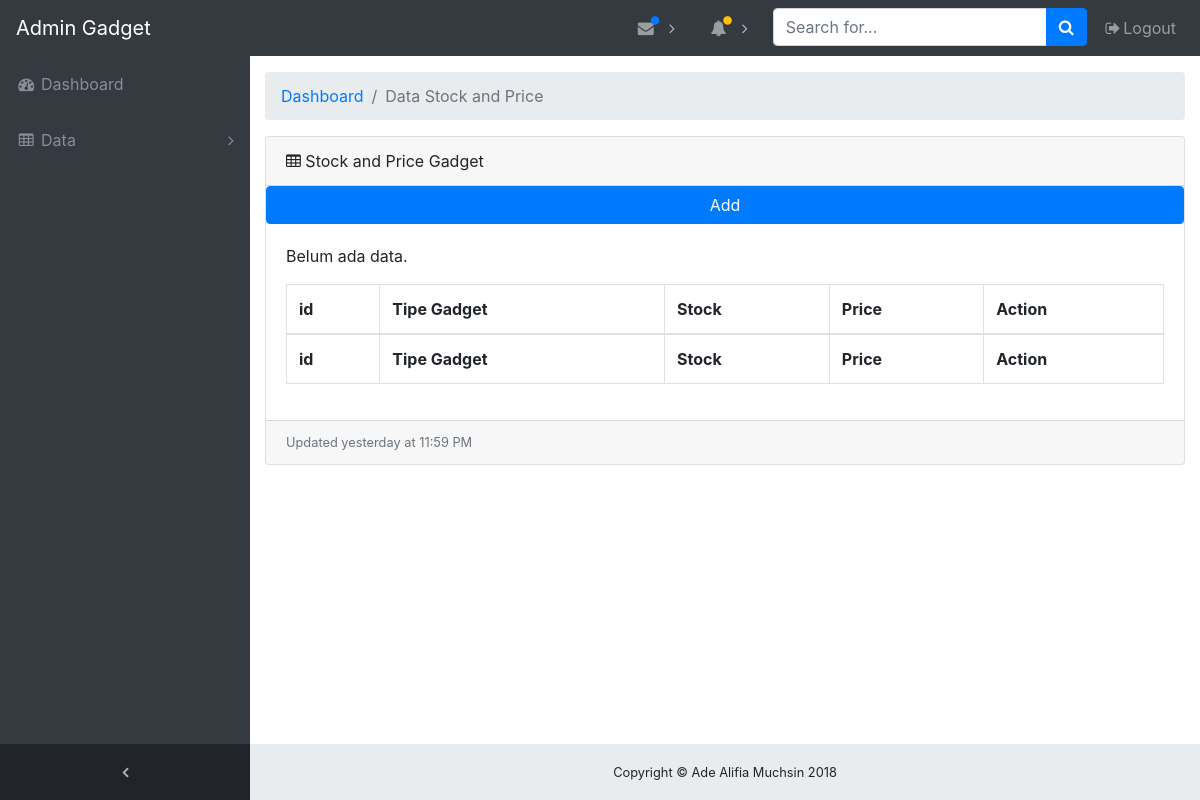
/index.php/admin/stockprice, run on an earlier commit of the app's database.
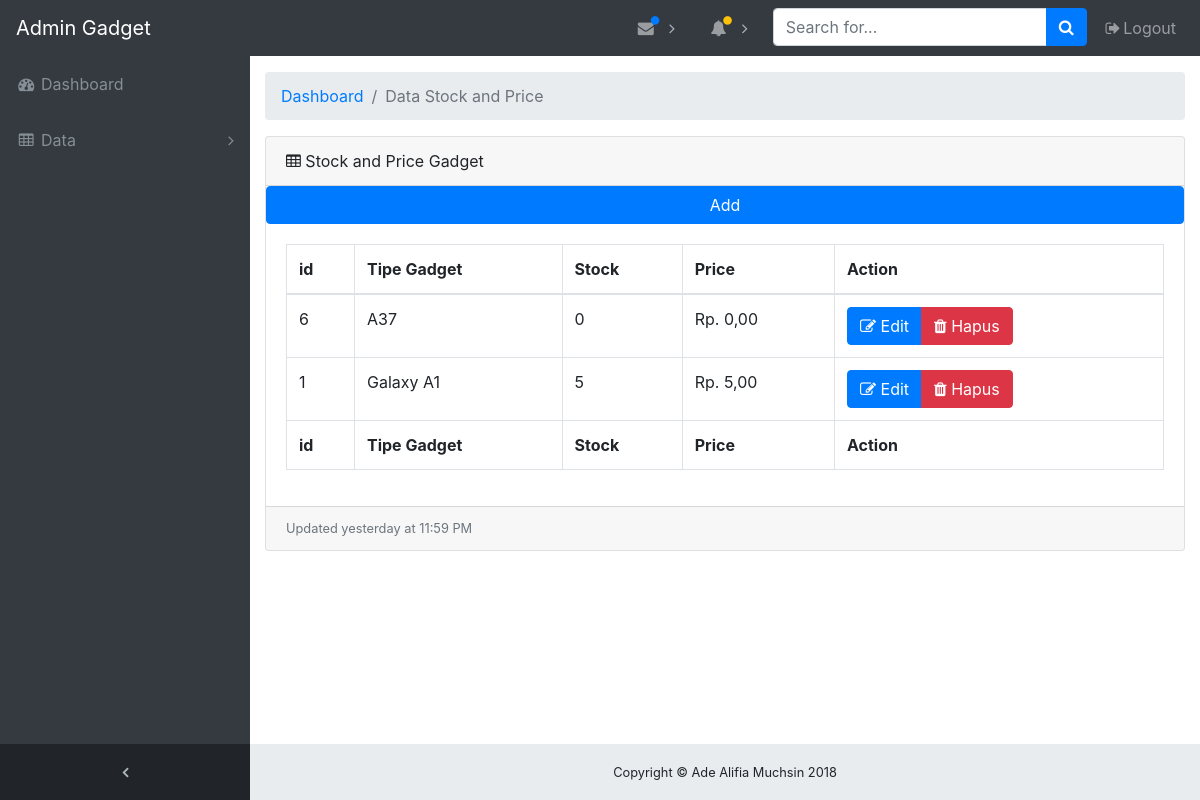
And on a later commit of the database.
### tables this page shows
CREATE TABLE `stockprice` (
  `id_sh` int(11) NOT NULL,
  `fk_tipe` int(11) NOT NULL,
  `stock` int(11) NOT NULL,
  `price` bigint(30) NOT NULL
);

CREATE TABLE `gadget_table` (
  `post_id` int(11) NOT NULL,
  `post_date` datetime DEFAULT '0000-00-00 00:00:00',
  `fk_brand_id` int(11) NOT NULL,
  `post_name` varchar(120) NOT NULL,
  `post_slug` varchar(120) NOT NULL,
  `post_keccpu` varchar(120) NOT NULL,
  `post_ram` int(11) NOT NULL,
  `post_battery` varchar(120) NOT NULL,
  `post_frontcam` varchar(120) NOT NULL,
  `post_backcam` varchar(120) NOT NULL,
  `post_int` int(11) NOT NULL,
  `post_thumbnail` varchar(120) NOT NULL,
  `post_status` tinyint(4) NOT NULL DEFAULT '1',
  `date_created` datetime NOT NULL DEFAULT CURRENT_TIMESTAMP,
  `stock` int(11) NOT NULL,
  `price` bigint(30) NOT NULL
);

### application/controllers/Admin.php (called while the page is built, shortened)
<?php
class Admin extends CI_Controller {
	function __construct()
	{
		$this->load->helper('MY');
		$this->load->model('gadget_model');
		$this->load->model('brand_model');
		$this->load->model('user_model');
		$this->load->model('stockprice_model');
	}
	public function stockprice(){
		$data['page_title'] = 'Stock and Price Gadget';
		$data['all_stockprice'] = $this->stockprice_model->get_all_stockprice();
		$this->load->view("templates/v_admin_header");
		$this->load->view('admin/stockprice_view',$data);
		$this->load->view("templates/v_admin_footer");
	}
}

### index.php (called while the page is built, shortened)
<?php
require_once BASEPATH.'core/CodeIgniter.php';

### application/models/Stockprice_model.php (called while the page is built, shortened)
<?php
    class Stockprice_model extends CI_Model {
        public function get_all_stockprice(  ) {
            $this->db->order_by('stockprice.id_sh', 'DESC');
            $this->db->join('gadget_table', 'gadget_table.post_id = stockprice.fk_tipe');
            $query = $this->db->get('stockprice');
            return $query->result();
        }
    }

### application/views/admin/stockprice_view.php (the view, shortened to what this page needs)
<?php defined('BASEPATH') OR exit('No direct script access allowed'); ?><!doctype html>
<div class="content-wrapper">
    <div class="container-fluid">
      <ol class="breadcrumb">
        <li class="breadcrumb-item">
          <a href="#">Dashboard</a>
        </li>
        <li class="breadcrumb-item active">Data Stock and Price</li>
      </ol>
      <div class="card mb-3">
        <div class="card-header">
          <i class="fa fa-table"></i> <?php echo $page_title ?>
          </div>
          <?php echo anchor('admin/stockprice_create', 'Add', array('class' => 'btn btn-primary')); ?>
        <div class="card-body">
          <div class="table-responsive">
            <table class="table table-bordered" id="dataTable" width="100%" cellspacing="0">
              <thead>
                <tr>
                  <th>id</th>
                  <th>Tipe Gadget</th>
                  <th>Stock</th>
                  <th>Price</th>
                  <th>Action</th>
                </tr>
              </thead>
              <tfoot>
                <tr>
                  <th>id</th>
                  <th>Tipe Gadget</th>
                  <th>Stock</th>
                  <th>Price</th>
                  <th>Action</th>
                </tr>
              </tfoot>
              <tbody>
              <?php if( !empty($all_stockprice) ) : ?>
              <?php
                foreach ($all_stockprice as $key) :
              ?>
                <tr>
                  <td><?php echo $key->id_sh ?></td>
                  <td><?php echo $key->post_name ?></td>
                  <td><?php echo $key->stock ?></td>
                  <td>Rp. <?php echo $key->price ?>,00</td>
                  <td>
                    <div class="btn-group">
                    <a href="<?php echo base_url(). 'admin/stockprice_edit/' . $key->id_sh ?>" class="btn btn-primary" ><span class="fa fa-edit"></span> Edit</a>
                    <a href="<?php echo base_url(). 'admin/stockprice_delete/' . $key->id_sh ?>" class="btn btn-danger" onClick="return confirm('Apakah anda yakin ingin menghapus data ini?')"><span class="fa fa-trash"></span> Hapus</a>
                    </div>
                </div>
              <?php endforeach; ?>
              <?php else : ?>
              <p>Belum ada data.</p>
              <?php endif; ?>
              </tbody>
            </table>
          </div>
        </div>
        <div class="card-footer small text-muted">Updated yesterday at 11:59 PM</div>
      </div>
    </div>

What changed in the data, as far as the page shows it:
added stockprice: id_sh "6", fk_tipe.post_name "A37", fk_tipe.stock "0", fk_tipe.price "0"
added stockprice: id_sh "1", fk_tipe.post_name "Galaxy A1", fk_tipe.stock "5", fk_tipe.price "5"
Also different on the page:
text no longer shown: "Belum ada data."
